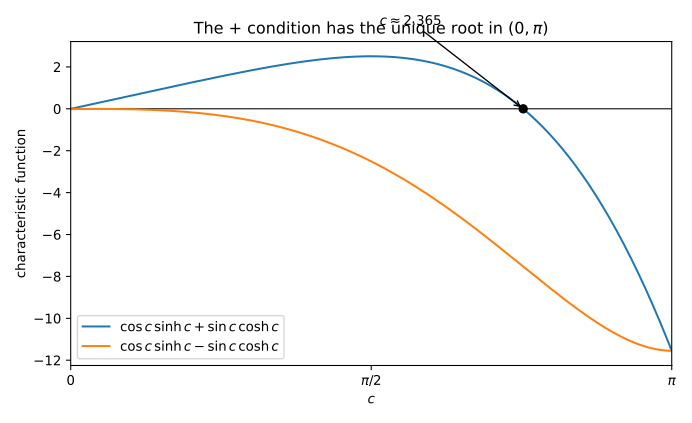

Here is the Python script that generated this plot:
from pathlib import Path

import matplotlib.pyplot as plt
import numpy as np


output = Path(__file__).with_suffix(".svg")
c = np.linspace(0.0, np.pi, 1001)
f_plus = np.cos(c) * np.sinh(c) + np.sin(c) * np.cosh(c)
f_minus = np.cos(c) * np.sinh(c) - np.sin(c) * np.cosh(c)

lo, hi = np.pi / 2.0, np.pi
for _ in range(80):
    mid = (lo + hi) / 2.0
    value = np.cos(mid) * np.sinh(mid) + np.sin(mid) * np.cosh(mid)
    if value > 0.0:
        lo = mid
    else:
        hi = mid
root = (lo + hi) / 2.0

fig, ax = plt.subplots(figsize=(7.2, 4.4))
ax.axhline(0.0, color="black", linewidth=0.8)
ax.plot(c, f_plus, label=r"$\cos c\,\sinh c+\sin c\,\cosh c$")
ax.plot(c, f_minus, label=r"$\cos c\,\sinh c-\sin c\,\cosh c$")
ax.plot([root], [0.0], "o", color="black")
ax.annotate(
    rf"$c\approx {root:.3f}$",
    xy=(root, 0.0),
    xytext=(root - 0.75, 4.0),
    arrowprops={"arrowstyle": "->", "color": "black"},
)
ax.set_xlim(0.0, np.pi)
ax.set_xlabel(r"$c$")
ax.set_ylabel("characteristic function")
ax.set_xticks([0.0, np.pi / 2.0, np.pi], [r"$0$", r"$\pi/2$", r"$\pi$"])
ax.legend(loc="lower left")
ax.set_title(r"The $+$ condition has the unique root in $(0,\pi)$")
fig.tight_layout()
fig.savefig(output, metadata={"Date": None})
